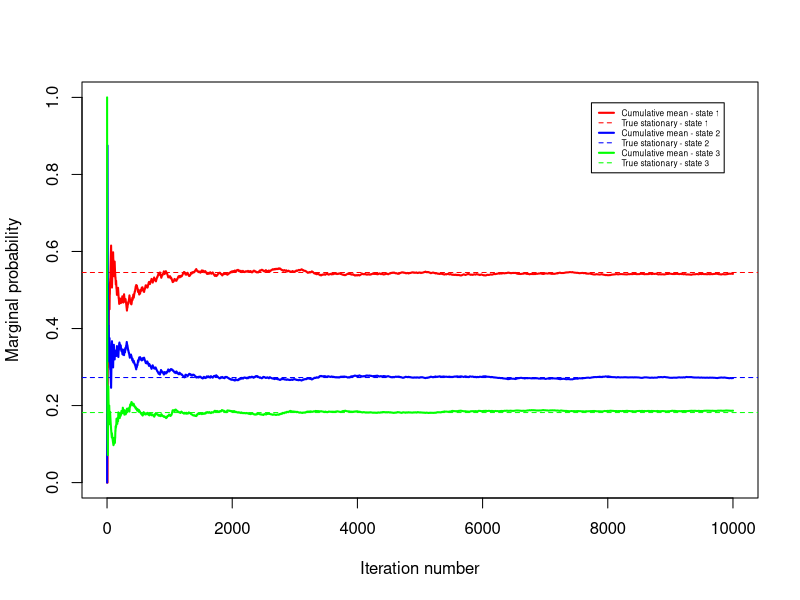

Source code (R):
#####   BEGIN USER INPUT  #####
nIter <- 10000 # Number of simulated steps of the Markov chain
P = matrix(c(0.8,0.1,0.1,0.2,0.6,0.2,0.3,0.3,0.4),3,3, byrow=TRUE) # Define a transition matrix
#####   END USER INPUT    #####

#install.packages("expm") # To get the matrix power
library(expm)

lineColors = c("red","blue","green","black","yellow")
nStates <- dim(P)[1]
print(P)

# Stationary distribution is normalized left eigenvector of P corresponding to eigenvalue of one.
eigObj <- eigen(t(P))
eigenVect <- eigObj$vector[,eigObj$values == 1]
piStat <- eigenVect/sum(eigenVect)

print(piStat)
print(piStat - piStat%*%P) # Check 1: should be the zeros vector if piStat is the stationary distribution
print(P%^%100) # Check 2: each row should be approximately piStat

# Simulating a Markov chain
x <- matrix(NA,nIter,1)
x[1] <- 3 # Initial value
for (i in 2:nIter){
  x[i] <- sample(1:nStates,1, prob = P[x[i-1],])
}


# Graphics
print(x[1:50]) # Printing the first 50 simulations
approxStat <- list(nStates,1)
for (j in 1:nStates){
  approxStat[[j]] <- cumsum(x == j)/seq(1,nIter)
}

plot(0, type = "n", xlim = c(0,nIter), ylim = c(0,1), ylab = "Marginal probability", xlab = "Iteration number", lwd = 2)
legendText <- c()
for (j in 1:nStates){
  lines(1:nIter,approxStat[[j]], col = lineColors[j], lwd = 2)
  legendText <- c(legendText, paste('Cumulative mean - state',j), paste('True stationary - state',j))
  abline(piStat[j], 0, col = lineColors[j], lty = 2)
}
legend("topright", inset = 0.05, box.lty = 1, legend = legendText, col = rep(lineColors[1:nStates], each=2), 
       lty = rep(c(1,2),nStates), lwd = rep(c(2,1),nStates), cex = 0.5)
